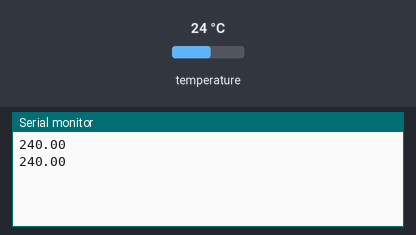
The sketch below on a simulated Arduino Uno, built with avr-gcc and run on an emulated ATmega328P. Parts: the last lines printed to the serial monitor. The test bench sets the inputs (shaded band); at power-on: temperature 24 °C.

Above: at 2.8 s.
2.9 s: temperature set to 12 °C
At 5.2 s:
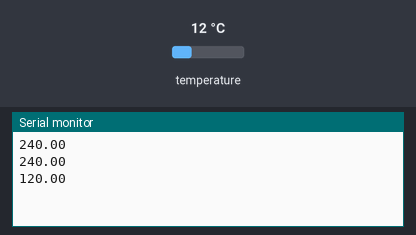
5.6 s: temperature set to 19 °C
At 7.0 s:
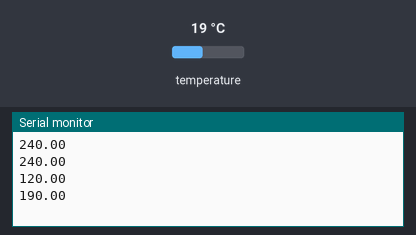
Timing chart, 0 to 8.6 s (numbered marks = the images above; inputs shaded):
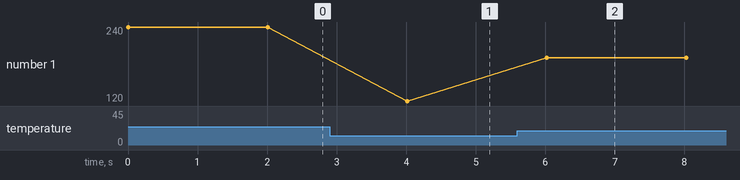

The sketch:

BMP180.ino
```cpp
#include <Adafruit_BMP085.h> //INCLUSÃO DE BIBLIOTECA

Adafruit_BMP085 bmp; //OBJETO DO TIPO Adafruit_BMP085 (I2C)

void setup(){
  Serial.begin(9600); //INICIALIZA A SERIAL
  if (!bmp.begin()){ //SE O SENSOR NÃO FOR INICIALIZADO, FAZ
    Serial.println("Sensor BMP180 não foi identificado! Verifique as conexões."); //IMPRIME O TEXTO NO MONITOR SERIAL
    while(1){} //SEMPRE ENTRE NO LOOP
  }
}

void loop(){

    //Serial.print("T"); //IMPRIME O TEXTO NO MONITOR SERIAL
    Serial.println(bmp.readTemperature()*10); //IMPRIME NO MONITOR SERIAL A TEMPERATURA
    //Serial.print("\n");

    //Serial.print("P"); //IMPRIME O TEXTO NO MONITOR SERIAL
    //Serial.print(bmp.readPressure()); //IMPRIME NO MONITOR SERIAL A PRESSÃO
    //Serial.print("\n");

    //Serial.println("-----------------------------------\n"); //IMPRIME UMA LINHA NO MONITOR SERIAL
    delay(2000); //INTERVALO DE 2 SEGUNDOS
}
```

Measured:
- after the input at 2.9 s, the serial monitor: prints a new line after 1.1 s (image 1)
- after the input at 5.6 s, the serial monitor: prints a new line after 0.42 s (image 2)
- plotted number 1: 240 → 120 after the input at 2.9 s, 120 → 190 after the input at 5.6 s
